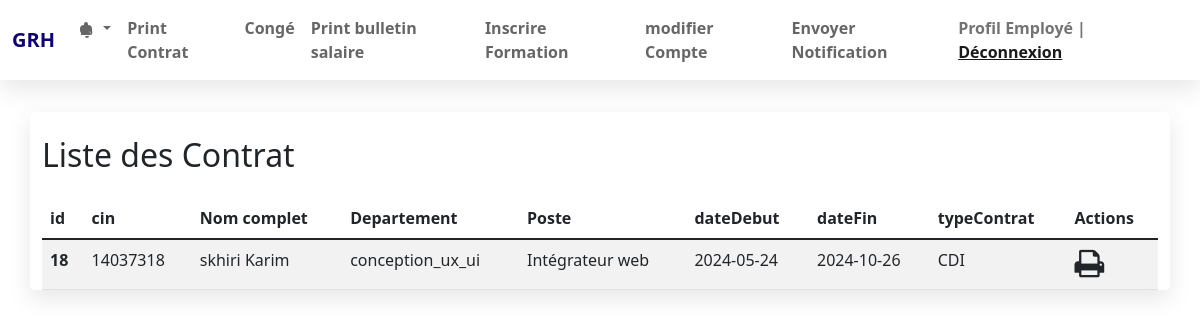
/employé/viewcontrat.php (signed in), run on the app's committed database.
### tables this page shows
CREATE TABLE `employe` (
  `id` int(6) UNSIGNED NOT NULL,
  `cin` varchar(255) NOT NULL,
  `nom` varchar(255) NOT NULL,
  `prenom` varchar(255) NOT NULL,
  `email` varchar(255) DEFAULT NULL,
  `gender` varchar(1) DEFAULT NULL,
  `age` int(3) DEFAULT NULL,
  `telephone` varchar(20) DEFAULT NULL,
  `nationality` varchar(255) DEFAULT NULL,
  `civility` varchar(255) DEFAULT NULL,
  `children` int(2) DEFAULT NULL,
  `image` varchar(255) DEFAULT NULL,
  `departement` varchar(255) DEFAULT NULL,
  `poste` varchar(255) DEFAULT NULL,
  `type_contrat` varchar(255) DEFAULT NULL,
  `salaire` varchar(50) DEFAULT NULL,
  `dateDebut` date DEFAULT NULL,
  `dateFin` date DEFAULT NULL,
  `typeContrat` varchar(255) DEFAULT NULL,
  `horaire` varchar(255) DEFAULT NULL,
  `reg_date` timestamp NOT NULL DEFAULT current_timestamp() ON UPDATE current_timestamp(),
  `numcarte` varchar(255) DEFAULT NULL,
  `username` varchar(100) DEFAULT NULL,
  `paswrd` varchar(255) DEFAULT NULL
);

### employé/viewcontrat.php (the view, shortened to what this page needs)
<?php
require_once('connect.php');
 $user_id = $_SESSION['user_id'];
 $ReadSql = "SELECT * FROM `employe` WHERE `id` = $user_id";
$res = mysqli_query($con, $ReadSql);
?>
<!DOCTYPE html>
<html>
<head>
    <link href="https://cdn.jsdelivr.net/npm/bootstrap@5.1.3/dist/css/bootstrap.min.css" rel="stylesheet">
    <link rel="stylesheet" href="https://stackpath.bootstrapcdn.com/font-awesome/4.7.0/css/font-awesome.min.css">
    <link rel="stylesheet" href="style.css">
</head>
<body>
    <?php include 'navbarEmployé.php'; ?>
    <div class="container">
        <div class="row pt-4">
            <h2>Liste des Contrat</h2>
        </div>
        <table class="table table-striped mt-3">
            <thead>
                <tr>
                    <th>id</th>
                    <th>cin</th>
                    <th>Nom complet</th>
                    <th>Departement</th>
                    <th>Poste</th>
                    <th>dateDebut</th>
                    <th>dateFin</th>
                    <th>typeContrat</th>
                    <th>Actions</th>
                </tr>
            </thead>
            <tbody>
                <?php while ($r = mysqli_fetch_assoc($res)) { ?>
                <tr>
                    <th scope="row"><?php echo $r['id']; ?></th>
                    <td><?php echo $r['cin']; ?></td>
                    <td><?php echo $r['nom'] . " " . $r['prenom']; ?></td>
                    <td><?php echo $r['departement']; ?></td>
                    <td><?php echo $r['poste']; ?></td>
                    <td><?php echo $r['dateDebut']; ?></td>
                    <td><?php echo $r['dateFin']; ?></td>
                    <td><?php echo $r['type_contrat']; ?></td>
                    <td>
                        <i class="fa fa-print fa-2x blue-icon" data-bs-toggle="modal" data-bs-target="#exampleModal<?php echo $r['id']; ?>"></i>
                    </td>
                </tr>
                <?php } ?>
            </tbody>
        </table>
    </div>
</body>
</html>

### employé/style.css (style rules this page uses)
.container { margin-top: 2rem; background-color: #fff; border-radius: 5px; box-shadow: 0 .5rem 1.5rem rgba(0, 0, 0, .1); }

### data on the page
employe: id "18", cin "14037318", nom "skhiri", prenom "Karim", departement "conception_ux_ui", poste "Intégrateur web", dateDebut "2024-05-24", dateFin "2024-10-26", type_contrat "CDI"
